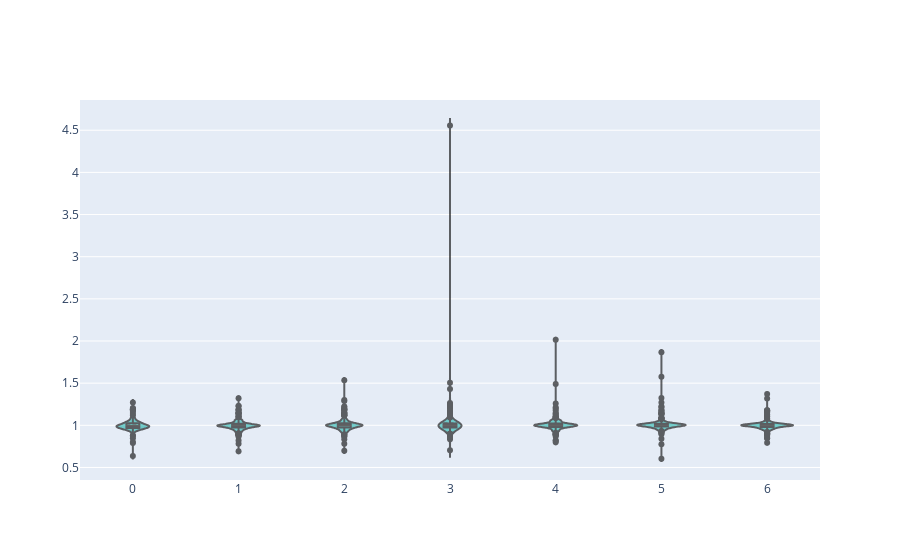

Here is the notebook cell this chart was saved with:
### Code cell
# plotting violins to see the spread of intraday changes on each day with a different library
fig = go.Figure(data=go.Violin(y=df['intraday'], x=df['dayofweek'], box_visible=True, line_color='black',
                               meanline_visible=True, fillcolor='lightseagreen', opacity=0.6,
                               ))
fig.show()

### Figure 1 — Plotly figure (JSON) as saved in the notebook; plotly's stock layout.template omitted (floating-point values rounded to 4 significant figures; data arrays with more than 128 entries replaced by an {"elided": "..."} marker saying what was removed)
{"data": [{"box": {"visible": true}, "fillcolor": "lightseagreen", "line": {"color": "black"}, "meanline": {"visible": true}, "opacity": 0.6, "type": "violin", "x": {"elided": "1532 int values"}, "y": {"elided": "1532 float values"}}], "layout": {}}
